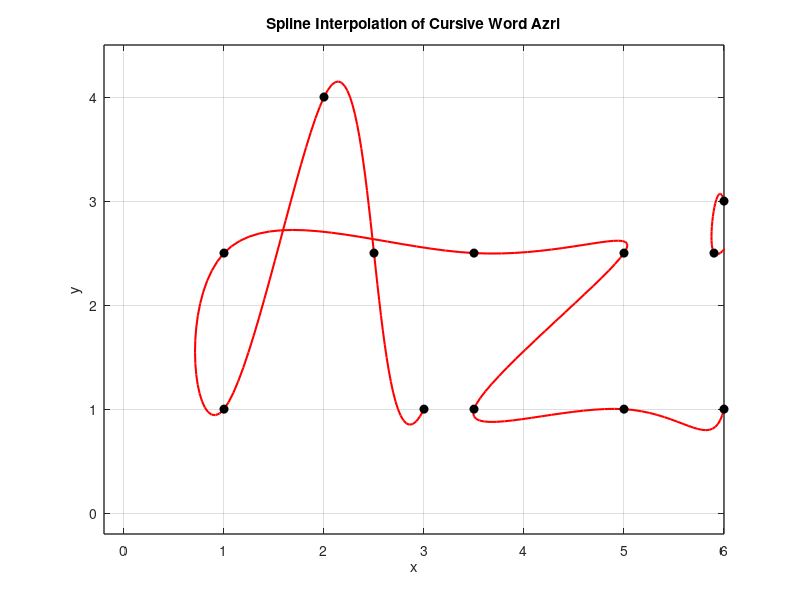

Write the MATLAB code that produced this figure.
% The x and y coordinate for creating the word 'Azri'
x4 = [3.00 2.50 2.00 1.00 1.00 3.50 5.00 3.50 5.00 6.00 6.00 5.90 ... 
    6.50 7.00 6.20 6.20 7.00 7.50 7.50 8.00 7.80 7.50];
y4 = [1.00 2.50 4.00 1.00 2.50 2.50 2.50 1.00 1.00 1.00 3.00 2.50 ...
    3.00 2.80 2.50 1.00 1.00 1.00 2.50 3.00 3.50 3.00];

n = length(x4);
t = 0:n-1; % Parametric coordinate t
tt = 0:0.05:n-1; % More precise coordination for t spline interpolation

% Using the spline interpolation
xx = spline(t, x4, tt);
yy = spline(t, y4, tt);

% Plot the graph 
figure(1)
plot(xx, yy, 'r', 'LineWidth', 1.5) % for spline
hold on
plot(x4, y4, 'ko', 'MarkerFaceColor', 'k')
axis([-0.2 6 -0.2 4.5])
grid on
title('Spline Interpolation of Cursive Word Azri')
xlabel('x')
ylabel('y')
set(gca, 'FontSize', 10, 'LineWidth', 1)
grid on